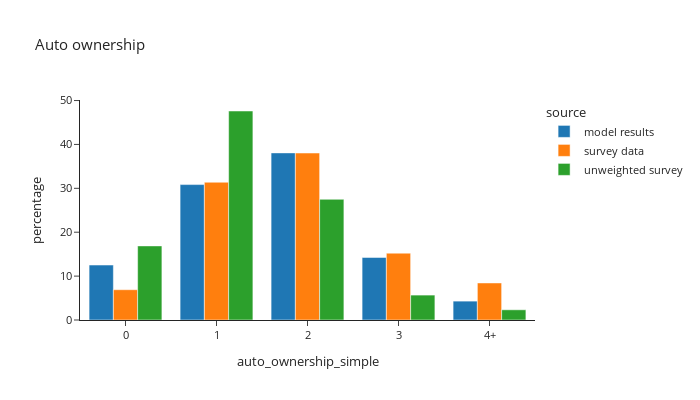

The cell this chart's notebook holds for it:
### Markdown cell above
## Auto ownership across all households

### Code cell
df_plot = hh_data.groupby(['source','auto_ownership_simple'])['hh_weight_2017_2019'].sum().reset_index()

df_plot['percentage'] = df_plot.groupby(['source'], group_keys=False)['hh_weight_2017_2019'].\
        apply(lambda x: 100 * x / float(x.sum()))
df_plot['source'] = df_plot['source'].astype(pd.CategoricalDtype(['model results', 'survey data', 'unweighted survey']))

fig = px.bar(df_plot.sort_values(by=['source']), x="auto_ownership_simple", y="percentage", color="source",
             barmode="group",template="simple_white",
             title="Auto ownership")
fig.update_layout(height=400, width=700, font=dict(size=11))
fig.show()

### Figure 1 — Plotly figure (JSON) as saved in the notebook; plotly's stock layout.template omitted (floating-point values rounded to 4 significant figures)
{"data": [{"alignmentgroup": "True", "hovertemplate": "source=model results<br>auto_ownership_simple=%{x}<br>percentage=%{y}<extra></extra>", "legendgroup": "model results", "marker": {"color": "#1F77B4", "pattern": {"shape": ""}}, "name": "model results", "offsetgroup": "model results", "orientation": "v", "showlegend": true, "textposition": "auto", "type": "bar", "x": ["0", "1", "2", "3", "4+"], "xaxis": "x", "y": [12.52, 30.85, 38.07, 14.25, 4.302], "yaxis": "y"}, {"alignmentgroup": "True", "hovertemplate": "source=survey data<br>auto_ownership_simple=%{x}<br>percentage=%{y}<extra></extra>", "legendgroup": "survey data", "marker": {"color": "#FF7F0E", "pattern": {"shape": ""}}, "name": "survey data", "offsetgroup": "survey data", "orientation": "v", "showlegend": true, "textposition": "auto", "type": "bar", "x": ["0", "1", "2", "3", "4+"], "xaxis": "x", "y": [6.901, 31.39, 38.04, 15.23, 8.442], "yaxis": "y"}, {"alignmentgroup": "True", "hovertemplate": "source=unweighted survey<br>auto_ownership_simple=%{x}<br>percentage=%{y}<extra></extra>", "legendgroup": "unweighted survey", "marker": {"color": "#2CA02C", "pattern": {"shape": ""}}, "name": "unweighted survey", "offsetgroup": "unweighted survey", "orientation": "v", "showlegend": true, "textposition": "auto", "type": "bar", "x": ["0", "1", "2", "3", "4+"], "xaxis": "x", "y": [16.88, 47.62, 27.5, 5.678, 2.325], "yaxis": "y"}], "layout": {"barmode": "group", "font": {"size": 11}, "height": 400, "legend": {"title": {"text": "source"}, "tracegroupgap": 0}, "title": {"text": "Auto ownership"}, "width": 700, "xaxis": {"anchor": "y", "domain": [0.0, 1.0], "title": {"text": "auto_ownership_simple"}}, "yaxis": {"anchor": "x", "domain": [0.0, 1.0], "title": {"text": "percentage"}}}}
